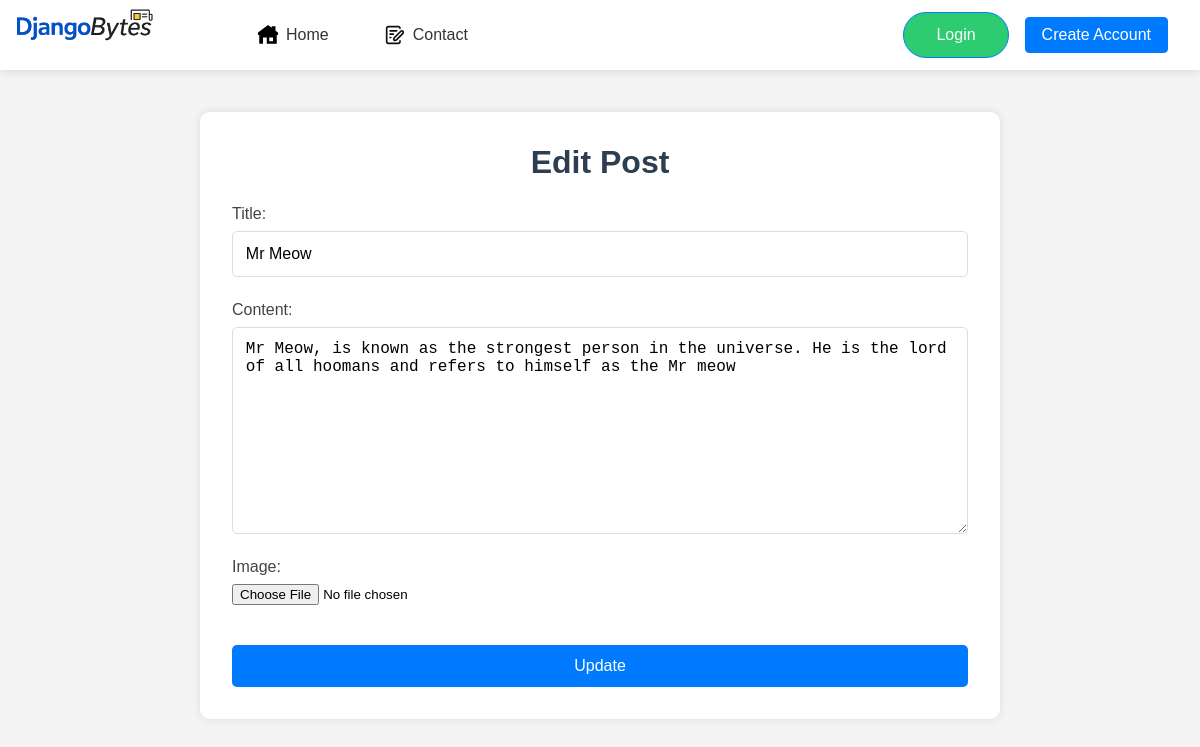
The page /update/3/ on the database its author committed.
### blog/models.py (models this page shows, shortened)
class Post(models.Model):
    title = models.CharField(max_length=250)
    author = models.ForeignKey(User, on_delete=models.CASCADE)
    content = models.TextField()
    created = models.DateField(auto_now_add=True)
    image = models.ImageField(upload_to='post_images/',blank=True, null=True)
    class Meta:
        ordering = ['-created']

### blog/views.py (the view)
# urls.py: path('update/<int:pk>/', update_post, name = "update_post"),
def update_post(request, pk):
    post = Post.objects.get(pk = pk)
    if request.method == "POST":
        form = PostForm(request.POST, instance = post)
        if form.is_valid():
            form.save()
            return redirect('homepage')
    else:
        form = PostForm(instance = post)
    return render(request, 'create_post.html',{'form':form})

### blog/forms.py
class PostForm(forms.ModelForm):
    class Meta:
        model = Post
        fields = ['title', 'content', 'image']

### blog/templates/create_post.html (shortened to what this page needs)
{% extends 'index.html' %}
{% load static %}
{% block extra_css %}
<link rel="stylesheet" href="{% static 'css/create_post.css' %}">
{% endblock %}
{% block body %}
<div class="create-post-container">
    <h2>{% if form.instance.pk %}Edit Post{% else %}Create New Post{% endif %}</h2>
    <form method="POST" class="create-post-form">
        {% for field in form %}
        <div class="form-group">
            {{ field.label_tag }}
            {{ field }}
        </div>
        {% endfor %}
        <button type="submit" class="submit-button">
            {% if form.instance.pk %}Update{% else %}Publish{% endif %}
        </button>
    </form>
</div>
{% endblock %}

### blog/static/css/style.css (style rules this page uses)
* { margin: 0; padding: 0; box-sizing: border-box; }
body { font-family: Arial, sans-serif; background-color: #f4f4f4; padding-top: 80px; }

### blog/static/css/create_post.css (style rules this page uses)
.create-post-container { max-width: 800px; margin: 2rem auto; padding: 2rem; background-color: white; border-radius: 10px; box-shadow: 0 0 10px rgba(0, 0, 0, 0.1); }
.create-post-container h2 { color: #2c3e50; margin-bottom: 1.5rem; text-align: center; font-size: 2rem; }
.create-post-form { display: flex; flex-direction: column; gap: 1.5rem; }
.form-group { display: flex; flex-direction: column; gap: 0.5rem; }
.form-group label { font-weight: 500; color: #444; font-size: 1rem; }
.form-group input[type="text"], .form-group textarea { padding: 0.8rem; border: 1px solid #ddd; border-radius: 5px; font-size: 1rem; width: 100%; box-sizing: border-box; }
.form-group textarea { min-height: 200px; resize: vertical; }
.submit-button { background-color: #007bff; color: white; padding: 12px 24px; border: none; border-radius: 5px; font-size: 1rem; cursor: pointer; transition: background-color 0.3s; margin-top: 1rem; }

### rows shown on the page
Post: form "Mr Meow" "Mr Meow, is known as the strongest person in the universe. He is the lord of all hoomans and refers to himself as the Mr meow"

### other values the page prints
{{ field.label_tag }} "Title:" "Content:" "Image:"
